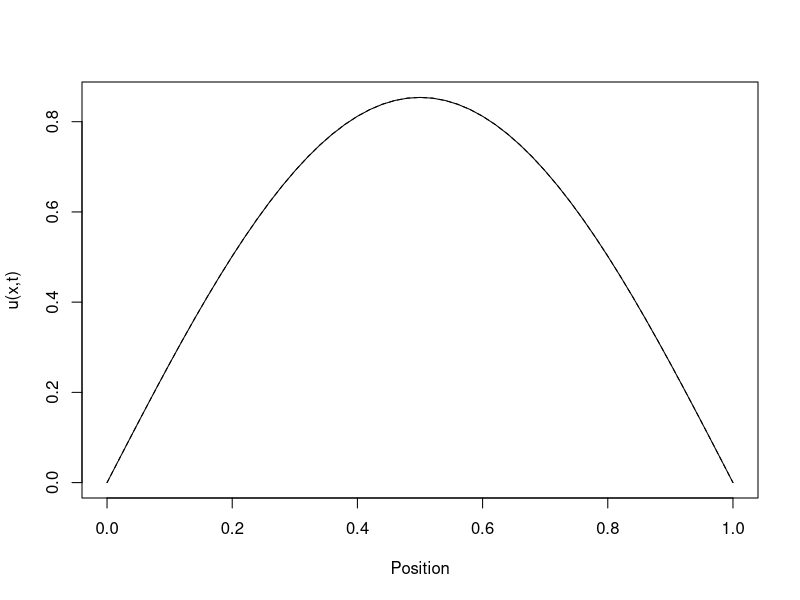

This figure's R source:
L <- 1; kappa <- 0.1
nx <- 51
x <- seq(0, L, length.out = nx)
dx <- x[2] - x[1]
lambda <- 0.4
dt <- lambda*dx^2/kappa
nt <- 100
u <- sin(pi*x)
u[1] <- 0; u[nx] <- 0
for (step in 1:nt) {
  old <- u
  u[2:(nx-1)] <- old[2:(nx-1)] + lambda*(
    old[1:(nx-2)] - 2*old[2:(nx-1)] + old[3:nx])
  u[1] <- 0; u[nx] <- 0
}
time <- nt*dt
exact <- exp(-kappa*pi^2*time)*sin(pi*x)
cat("Maximum absolute error:", max(abs(u-exact)), "\n")
plot(x, u, type = "l", xlab = "Position", ylab = "u(x,t)")
lines(x, exact, lty = 2)
